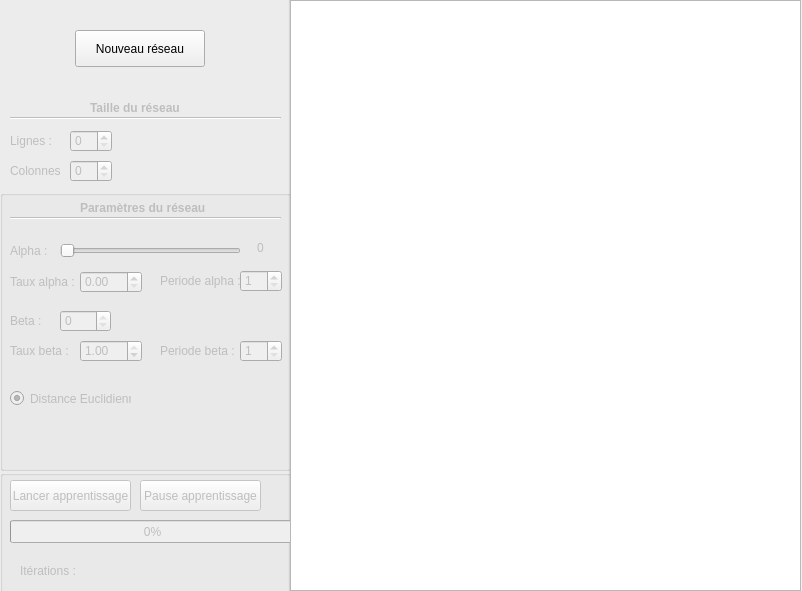
<?xml version="1.0" encoding="UTF-8"?>
<ui version="4.0">
 <class>Window</class>
 <widget class="QWidget" name="Window">
  <property name="geometry">
   <rect>
    <x>0</x>
    <y>0</y>
    <width>802</width>
    <height>591</height>
   </rect>
  </property>
  <property name="windowTitle">
   <string>Algorithme de SOM</string>
  </property>
  <widget class="QGroupBox" name="Interface">
   <property name="geometry">
    <rect>
     <x>-10</x>
     <y>-20</y>
     <width>300</width>
     <height>620</height>
    </rect>
   </property>
   <property name="title">
    <string>GroupBox</string>
   </property>
   <widget class="QPushButton" name="NouveauRes">
    <property name="geometry">
     <rect>
      <x>85</x>
      <y>50</y>
      <width>130</width>
      <height>37</height>
     </rect>
    </property>
    <property name="styleSheet">
     <string notr="true"/>
    </property>
    <property name="text">
     <string>Nouveau réseau</string>
    </property>
   </widget>
   <widget class="QGroupBox" name="ExecutionGrp">
    <property name="geometry">
     <rect>
      <x>10</x>
      <y>490</y>
      <width>291</width>
      <height>131</height>
     </rect>
    </property>
    <property name="title">
     <string/>
    </property>
    <widget class="QProgressBar" name="ProgressBar">
     <property name="enabled">
      <bool>false</bool>
     </property>
     <property name="geometry">
      <rect>
       <x>10</x>
       <y>50</y>
       <width>285</width>
       <height>23</height>
      </rect>
     </property>
     <property name="value">
      <number>0</number>
     </property>
     <property name="textVisible">
      <bool>true</bool>
     </property>
    </widget>
    <widget class="QPushButton" name="StartBtn">
     <property name="enabled">
      <bool>false</bool>
     </property>
     <property name="geometry">
      <rect>
       <x>10</x>
       <y>10</y>
       <width>121</width>
       <height>31</height>
      </rect>
     </property>
     <property name="text">
      <string>Lancer apprentissage</string>
     </property>
    </widget>
    <widget class="QPushButton" name="PauseBtn">
     <property name="enabled">
      <bool>false</bool>
     </property>
     <property name="geometry">
      <rect>
       <x>140</x>
       <y>10</y>
       <width>121</width>
       <height>31</height>
      </rect>
     </property>
     <property name="text">
      <string>Pause apprentissage</string>
     </property>
    </widget>
    <widget class="QLabel" name="NbrIterations">
     <property name="enabled">
      <bool>false</bool>
     </property>
     <property name="geometry">
      <rect>
       <x>20</x>
       <y>90</y>
       <width>171</width>
       <height>21</height>
      </rect>
     </property>
     <property name="text">
      <string>Itérations : </string>
     </property>
    </widget>
   </widget>
   <widget class="QLabel" name="Titre1">
    <property name="enabled">
     <bool>false</bool>
    </property>
    <property name="geometry">
     <rect>
      <x>100</x>
      <y>120</y>
      <width>91</width>
      <height>16</height>
     </rect>
    </property>
    <property name="font">
     <font>
      <weight>75</weight>
      <bold>true</bold>
     </font>
    </property>
    <property name="text">
     <string>Taille du réseau</string>
    </property>
    <property name="textFormat">
     <enum>Qt::AutoText</enum>
    </property>
    <property name="wordWrap">
     <bool>false</bool>
    </property>
   </widget>
   <widget class="QLabel" name="Lignes">
    <property name="enabled">
     <bool>false</bool>
    </property>
    <property name="geometry">
     <rect>
      <x>20</x>
      <y>150</y>
      <width>51</width>
      <height>21</height>
     </rect>
    </property>
    <property name="text">
     <string>Lignes :</string>
    </property>
   </widget>
   <widget class="QLabel" name="Colonnes">
    <property name="enabled">
     <bool>false</bool>
    </property>
    <property name="geometry">
     <rect>
      <x>20</x>
      <y>180</y>
      <width>51</width>
      <height>21</height>
     </rect>
    </property>
    <property name="text">
     <string>Colonnes :</string>
    </property>
   </widget>
   <widget class="Line" name="Line1">
    <property name="enabled">
     <bool>false</bool>
    </property>
    <property name="geometry">
     <rect>
      <x>20</x>
      <y>130</y>
      <width>271</width>
      <height>16</height>
     </rect>
    </property>
    <property name="orientation">
     <enum>Qt::Horizontal</enum>
    </property>
   </widget>
   <widget class="QSpinBox" name="ColValue">
    <property name="enabled">
     <bool>false</bool>
    </property>
    <property name="geometry">
     <rect>
      <x>80</x>
      <y>180</y>
      <width>42</width>
      <height>22</height>
     </rect>
    </property>
   </widget>
   <widget class="QLabel" name="ErreurLignes">
    <property name="enabled">
     <bool>true</bool>
    </property>
    <property name="geometry">
     <rect>
      <x>140</x>
      <y>150</y>
      <width>151</width>
      <height>21</height>
     </rect>
    </property>
    <property name="styleSheet">
     <string notr="true"/>
    </property>
    <property name="text">
     <string/>
    </property>
   </widget>
   <widget class="QSpinBox" name="LigneValue">
    <property name="enabled">
     <bool>false</bool>
    </property>
    <property name="geometry">
     <rect>
      <x>80</x>
      <y>150</y>
      <width>42</width>
      <height>22</height>
     </rect>
    </property>
    <property name="value">
     <number>0</number>
    </property>
   </widget>
   <widget class="QLabel" name="ErreurColonnes">
    <property name="enabled">
     <bool>true</bool>
    </property>
    <property name="geometry">
     <rect>
      <x>140</x>
      <y>180</y>
      <width>151</width>
      <height>21</height>
     </rect>
    </property>
    <property name="styleSheet">
     <string notr="true"/>
    </property>
    <property name="text">
     <string/>
    </property>
   </widget>
   <widget class="QLabel" name="ErreurBeta">
    <property name="enabled">
     <bool>true</bool>
    </property>
    <property name="geometry">
     <rect>
      <x>130</x>
      <y>300</y>
      <width>151</width>
      <height>21</height>
     </rect>
    </property>
    <property name="styleSheet">
     <string notr="true"/>
    </property>
    <property name="text">
     <string/>
    </property>
   </widget>
   <widget class="QGroupBox" name="Parametres">
    <property name="geometry">
     <rect>
      <x>10</x>
      <y>210</y>
      <width>291</width>
      <height>281</height>
     </rect>
    </property>
    <property name="title">
     <string/>
    </property>
    <widget class="QLabel" name="Titre2">
     <property name="enabled">
      <bool>false</bool>
     </property>
     <property name="geometry">
      <rect>
       <x>80</x>
       <y>10</y>
       <width>131</width>
       <height>16</height>
      </rect>
     </property>
     <property name="font">
      <font>
       <weight>75</weight>
       <bold>true</bold>
      </font>
     </property>
     <property name="text">
      <string>Paramètres du réseau</string>
     </property>
    </widget>
    <widget class="QSlider" name="AlphaSlider">
     <property name="enabled">
      <bool>false</bool>
     </property>
     <property name="geometry">
      <rect>
       <x>60</x>
       <y>50</y>
       <width>181</width>
       <height>22</height>
      </rect>
     </property>
     <property name="maximum">
      <number>1000</number>
     </property>
     <property name="sliderPosition">
      <number>0</number>
     </property>
     <property name="orientation">
      <enum>Qt::Horizontal</enum>
     </property>
    </widget>
    <widget class="QRadioButton" name="Distance1">
     <property name="enabled">
      <bool>false</bool>
     </property>
     <property name="geometry">
      <rect>
       <x>10</x>
       <y>200</y>
       <width>121</width>
       <height>17</height>
      </rect>
     </property>
     <property name="tabletTracking">
      <bool>false</bool>
     </property>
     <property name="text">
      <string>Distance Euclidienne</string>
     </property>
     <property name="checkable">
      <bool>true</bool>
     </property>
     <property name="checked">
      <bool>true</bool>
     </property>
    </widget>
    <widget class="QSpinBox" name="BetaValue">
     <property name="enabled">
      <bool>false</bool>
     </property>
     <property name="geometry">
      <rect>
       <x>60</x>
       <y>120</y>
       <width>51</width>
       <height>22</height>
      </rect>
     </property>
     <property name="maximum">
      <number>0</number>
     </property>
    </widget>
    <widget class="Line" name="Line2">
     <property name="enabled">
      <bool>false</bool>
     </property>
     <property name="geometry">
      <rect>
       <x>10</x>
       <y>20</y>
       <width>271</width>
       <height>16</height>
      </rect>
     </property>
     <property name="orientation">
      <enum>Qt::Horizontal</enum>
     </property>
    </widget>
    <widget class="QLabel" name="AlphaValue">
     <property name="enabled">
      <bool>false</bool>
     </property>
     <property name="geometry">
      <rect>
       <x>230</x>
       <y>50</y>
       <width>61</width>
       <height>16</height>
      </rect>
     </property>
     <property name="text">
      <string>0</string>
     </property>
     <property name="alignment">
      <set>Qt::AlignCenter</set>
     </property>
    </widget>
    <widget class="QLabel" name="Alpha">
     <property name="enabled">
      <bool>false</bool>
     </property>
     <property name="geometry">
      <rect>
       <x>10</x>
       <y>50</y>
       <width>47</width>
       <height>21</height>
      </rect>
     </property>
     <property name="text">
      <string>Alpha :</string>
     </property>
    </widget>
    <widget class="QLabel" name="Beta">
     <property name="enabled">
      <bool>false</bool>
     </property>
     <property name="geometry">
      <rect>
       <x>10</x>
       <y>120</y>
       <width>47</width>
       <height>21</height>
      </rect>
     </property>
     <property name="text">
      <string>Beta :</string>
     </property>
    </widget>
    <widget class="QLabel" name="TauxAlpha">
     <property name="enabled">
      <bool>false</bool>
     </property>
     <property name="geometry">
      <rect>
       <x>10</x>
       <y>81</y>
       <width>71</width>
       <height>21</height>
      </rect>
     </property>
     <property name="text">
      <string>Taux alpha :</string>
     </property>
    </widget>
    <widget class="QLabel" name="PeriodeAlpha">
     <property name="enabled">
      <bool>false</bool>
     </property>
     <property name="geometry">
      <rect>
       <x>160</x>
       <y>80</y>
       <width>81</width>
       <height>21</height>
      </rect>
     </property>
     <property name="text">
      <string>Periode alpha :</string>
     </property>
    </widget>
    <widget class="QDoubleSpinBox" name="TauxAlphaValue">
     <property name="enabled">
      <bool>false</bool>
     </property>
     <property name="geometry">
      <rect>
       <x>80</x>
       <y>81</y>
       <width>62</width>
       <height>22</height>
      </rect>
     </property>
     <property name="maximum">
      <double>1.000000000000000</double>
     </property>
     <property name="singleStep">
      <double>0.010000000000000</double>
     </property>
    </widget>
    <widget class="QSpinBox" name="PeriodeAlphaValue">
     <property name="enabled">
      <bool>false</bool>
     </property>
     <property name="geometry">
      <rect>
       <x>240</x>
       <y>80</y>
       <width>42</width>
       <height>22</height>
      </rect>
     </property>
     <property name="minimum">
      <number>1</number>
     </property>
     <property name="maximum">
      <number>5</number>
     </property>
    </widget>
    <widget class="QLabel" name="TauxBeta">
     <property name="enabled">
      <bool>false</bool>
     </property>
     <property name="geometry">
      <rect>
       <x>10</x>
       <y>150</y>
       <width>71</width>
       <height>21</height>
      </rect>
     </property>
     <property name="text">
      <string>Taux beta :</string>
     </property>
    </widget>
    <widget class="QDoubleSpinBox" name="TauxBetaValue">
     <property name="enabled">
      <bool>false</bool>
     </property>
     <property name="geometry">
      <rect>
       <x>80</x>
       <y>150</y>
       <width>62</width>
       <height>22</height>
      </rect>
     </property>
     <property name="maximum">
      <double>1.000000000000000</double>
     </property>
     <property name="singleStep">
      <double>0.010000000000000</double>
     </property>
     <property name="value">
      <double>1.000000000000000</double>
     </property>
    </widget>
    <widget class="QSpinBox" name="PeriodeBetaValue">
     <property name="enabled">
      <bool>false</bool>
     </property>
     <property name="geometry">
      <rect>
       <x>240</x>
       <y>150</y>
       <width>42</width>
       <height>22</height>
      </rect>
     </property>
     <property name="minimum">
      <number>1</number>
     </property>
     <property name="maximum">
      <number>5</number>
     </property>
    </widget>
    <widget class="QLabel" name="PeriodeBeta">
     <property name="enabled">
      <bool>false</bool>
     </property>
     <property name="geometry">
      <rect>
       <x>160</x>
       <y>150</y>
       <width>81</width>
       <height>21</height>
      </rect>
     </property>
     <property name="text">
      <string>Periode beta :</string>
     </property>
    </widget>
   </widget>
  </widget>
  <widget class="QGraphicsView" name="graphicsView">
   <property name="geometry">
    <rect>
     <x>290</x>
     <y>0</y>
     <width>511</width>
     <height>591</height>
    </rect>
   </property>
  </widget>
 </widget>
 <layoutdefault spacing="6" margin="11"/>
 <resources>
  <include location="Final.qrc"/>
 </resources>
 <connections>
  <connection>
   <sender>LigneValue</sender>
   <signal>valueChanged(int)</signal>
   <receiver>Window</receiver>
   <slot>setRows()</slot>
   <hints>
    <hint type="sourcelabel">
     <x>80</x>
     <y>140</y>
    </hint>
    <hint type="destinationlabel">
     <x>400</x>
     <y>295</y>
    </hint>
   </hints>
  </connection>
  <connection>
   <sender>ColValue</sender>
   <signal>valueChanged(int)</signal>
   <receiver>Window</receiver>
   <slot>setColumns()</slot>
   <hints>
    <hint type="sourcelabel">
     <x>240</x>
     <y>140</y>
    </hint>
    <hint type="destinationlabel">
     <x>400</x>
     <y>295</y>
    </hint>
   </hints>
  </connection>
  <connection>
   <sender>BetaValue</sender>
   <signal>valueChanged(int)</signal>
   <receiver>Window</receiver>
   <slot>setBeta()</slot>
   <hints>
    <hint type="sourcelabel">
     <x>85</x>
     <y>270</y>
    </hint>
    <hint type="destinationlabel">
     <x>400</x>
     <y>295</y>
    </hint>
   </hints>
  </connection>
  <connection>
   <sender>Distance1</sender>
   <signal>clicked(bool)</signal>
   <receiver>Window</receiver>
   <slot>setEuclidian()</slot>
   <hints>
    <hint type="sourcelabel">
     <x>70</x>
     <y>308</y>
    </hint>
    <hint type="destinationlabel">
     <x>400</x>
     <y>295</y>
    </hint>
   </hints>
  </connection>
  <connection>
   <sender>StartBtn</sender>
   <signal>clicked()</signal>
   <receiver>Window</receiver>
   <slot>start()</slot>
   <hints>
    <hint type="sourcelabel">
     <x>70</x>
     <y>525</y>
    </hint>
    <hint type="destinationlabel">
     <x>400</x>
     <y>295</y>
    </hint>
   </hints>
  </connection>
  <connection>
   <sender>PauseBtn</sender>
   <signal>clicked()</signal>
   <receiver>Window</receiver>
   <slot>pause()</slot>
   <hints>
    <hint type="sourcelabel">
     <x>200</x>
     <y>525</y>
    </hint>
    <hint type="destinationlabel">
     <x>400</x>
     <y>295</y>
    </hint>
   </hints>
  </connection>
  <connection>
   <sender>NouveauRes</sender>
   <signal>clicked(bool)</signal>
   <receiver>Titre1</receiver>
   <slot>setDisabled(bool)</slot>
   <hints>
    <hint type="sourcelabel">
     <x>139</x>
     <y>48</y>
    </hint>
    <hint type="destinationlabel">
     <x>135</x>
     <y>117</y>
    </hint>
   </hints>
  </connection>
  <connection>
   <sender>NouveauRes</sender>
   <signal>clicked(bool)</signal>
   <receiver>Line1</receiver>
   <slot>setDisabled(bool)</slot>
   <hints>
    <hint type="sourcelabel">
     <x>139</x>
     <y>48</y>
    </hint>
    <hint type="destinationlabel">
     <x>145</x>
     <y>127</y>
    </hint>
   </hints>
  </connection>
  <connection>
   <sender>NouveauRes</sender>
   <signal>clicked(bool)</signal>
   <receiver>Lignes</receiver>
   <slot>setDisabled(bool)</slot>
   <hints>
    <hint type="sourcelabel">
     <x>139</x>
     <y>48</y>
    </hint>
    <hint type="destinationlabel">
     <x>35</x>
     <y>150</y>
    </hint>
   </hints>
  </connection>
  <connection>
   <sender>NouveauRes</sender>
   <signal>clicked(bool)</signal>
   <receiver>LigneValue</receiver>
   <slot>setDisabled(bool)</slot>
   <hints>
    <hint type="sourcelabel">
     <x>139</x>
     <y>48</y>
    </hint>
    <hint type="destinationlabel">
     <x>90</x>
     <y>150</y>
    </hint>
   </hints>
  </connection>
  <connection>
   <sender>NouveauRes</sender>
   <signal>clicked(bool)</signal>
   <receiver>Colonnes</receiver>
   <slot>setDisabled(bool)</slot>
   <hints>
    <hint type="sourcelabel">
     <x>139</x>
     <y>48</y>
    </hint>
    <hint type="destinationlabel">
     <x>35</x>
     <y>180</y>
    </hint>
   </hints>
  </connection>
  <connection>
   <sender>NouveauRes</sender>
   <signal>clicked(bool)</signal>
   <receiver>ColValue</receiver>
   <slot>setDisabled(bool)</slot>
   <hints>
    <hint type="sourcelabel">
     <x>139</x>
     <y>48</y>
    </hint>
    <hint type="destinationlabel">
     <x>90</x>
     <y>180</y>
    </hint>
   </hints>
  </connection>
  <connection>
   <sender>NouveauRes</sender>
   <signal>clicked(bool)</signal>
   <receiver>Titre2</receiver>
   <slot>setDisabled(bool)</slot>
   <hints>
    <hint type="sourcelabel">
     <x>139</x>
     <y>48</y>
    </hint>
    <hint type="destinationlabel">
     <x>145</x>
     <y>207</y>
    </hint>
   </hints>
  </connection>
  <connection>
   <sender>NouveauRes</sender>
   <signal>clicked(bool)</signal>
   <receiver>Alpha</receiver>
   <slot>setDisabled(bool)</slot>
   <hints>
    <hint type="sourcelabel">
     <x>139</x>
     <y>48</y>
    </hint>
    <hint type="destinationlabel">
     <x>33</x>
     <y>250</y>
    </hint>
   </hints>
  </connection>
  <connection>
   <sender>NouveauRes</sender>
   <signal>clicked(bool)</signal>
   <receiver>Beta</receiver>
   <slot>setDisabled(bool)</slot>
   <hints>
    <hint type="sourcelabel">
     <x>139</x>
     <y>48</y>
    </hint>
    <hint type="destinationlabel">
     <x>33</x>
     <y>290</y>
    </hint>
   </hints>
  </connection>
  <connection>
   <sender>NouveauRes</sender>
   <signal>clicked(bool)</signal>
   <receiver>BetaValue</receiver>
   <slot>setDisabled(bool)</slot>
   <hints>
    <hint type="sourcelabel">
     <x>139</x>
     <y>48</y>
    </hint>
    <hint type="destinationlabel">
     <x>85</x>
     <y>290</y>
    </hint>
   </hints>
  </connection>
  <connection>
   <sender>NouveauRes</sender>
   <signal>clicked(bool)</signal>
   <receiver>Distance1</receiver>
   <slot>setDisabled(bool)</slot>
   <hints>
    <hint type="sourcelabel">
     <x>139</x>
     <y>48</y>
    </hint>
    <hint type="destinationlabel">
     <x>70</x>
     <y>328</y>
    </hint>
   </hints>
  </connection>
  <connection>
   <sender>NouveauRes</sender>
   <signal>clicked(bool)</signal>
   <receiver>StartBtn</receiver>
   <slot>setDisabled(bool)</slot>
   <hints>
    <hint type="sourcelabel">
     <x>139</x>
     <y>48</y>
    </hint>
    <hint type="destinationlabel">
     <x>70</x>
     <y>535</y>
    </hint>
   </hints>
  </connection>
  <connection>
   <sender>NouveauRes</sender>
   <signal>clicked(bool)</signal>
   <receiver>AlphaValue</receiver>
   <slot>setDisabled(bool)</slot>
   <hints>
    <hint type="sourcelabel">
     <x>139</x>
     <y>48</y>
    </hint>
    <hint type="destinationlabel">
     <x>260</x>
     <y>247</y>
    </hint>
   </hints>
  </connection>
  <connection>
   <sender>AlphaSlider</sender>
   <signal>sliderMoved(int)</signal>
   <receiver>Window</receiver>
   <slot>setAlphaValueText()</slot>
   <hints>
    <hint type="sourcelabel">
     <x>150</x>
     <y>250</y>
    </hint>
    <hint type="destinationlabel">
     <x>400</x>
     <y>295</y>
    </hint>
   </hints>
  </connection>
  <connection>
   <sender>NouveauRes</sender>
   <signal>clicked(bool)</signal>
   <receiver>TauxAlpha</receiver>
   <slot>setDisabled(bool)</slot>
   <hints>
    <hint type="sourcelabel">
     <x>139</x>
     <y>48</y>
    </hint>
    <hint type="destinationlabel">
     <x>45</x>
     <y>281</y>
    </hint>
   </hints>
  </connection>
  <connection>
   <sender>NouveauRes</sender>
   <signal>clicked(bool)</signal>
   <receiver>TauxAlphaValue</receiver>
   <slot>setDisabled(bool)</slot>
   <hints>
    <hint type="sourcelabel">
     <x>139</x>
     <y>48</y>
    </hint>
    <hint type="destinationlabel">
     <x>110</x>
     <y>281</y>
    </hint>
   </hints>
  </connection>
  <connection>
   <sender>NouveauRes</sender>
   <signal>clicked(bool)</signal>
   <receiver>PeriodeAlpha</receiver>
   <slot>setDisabled(bool)</slot>
   <hints>
    <hint type="sourcelabel">
     <x>139</x>
     <y>48</y>
    </hint>
    <hint type="destinationlabel">
     <x>200</x>
     <y>280</y>
    </hint>
   </hints>
  </connection>
  <connection>
   <sender>NouveauRes</sender>
   <signal>clicked(bool)</signal>
   <receiver>PeriodeAlphaValue</receiver>
   <slot>setDisabled(bool)</slot>
   <hints>
    <hint type="sourcelabel">
     <x>139</x>
     <y>48</y>
    </hint>
    <hint type="destinationlabel">
     <x>260</x>
     <y>280</y>
    </hint>
   </hints>
  </connection>
  <connection>
   <sender>NouveauRes</sender>
   <signal>clicked(bool)</signal>
   <receiver>TauxBeta</receiver>
   <slot>setDisabled(bool)</slot>
   <hints>
    <hint type="sourcelabel">
     <x>139</x>
     <y>48</y>
    </hint>
    <hint type="destinationlabel">
     <x>45</x>
     <y>350</y>
    </hint>
   </hints>
  </connection>
  <connection>
   <sender>NouveauRes</sender>
   <signal>clicked(bool)</signal>
   <receiver>TauxBetaValue</receiver>
   <slot>setDisabled(bool)</slot>
   <hints>
    <hint type="sourcelabel">
     <x>139</x>
     <y>48</y>
    </hint>
    <hint type="destinationlabel">
     <x>110</x>
     <y>350</y>
    </hint>
   </hints>
  </connection>
  <connection>
   <sender>NouveauRes</sender>
   <signal>clicked(bool)</signal>
   <receiver>PeriodeBeta</receiver>
   <slot>setDisabled(bool)</slot>
   <hints>
    <hint type="sourcelabel">
     <x>139</x>
     <y>48</y>
    </hint>
    <hint type="destinationlabel">
     <x>200</x>
     <y>350</y>
    </hint>
   </hints>
  </connection>
  <connection>
   <sender>NouveauRes</sender>
   <signal>clicked(bool)</signal>
   <receiver>PeriodeBetaValue</receiver>
   <slot>setDisabled(bool)</slot>
   <hints>
    <hint type="sourcelabel">
     <x>139</x>
     <y>48</y>
    </hint>
    <hint type="destinationlabel">
     <x>260</x>
     <y>350</y>
    </hint>
   </hints>
  </connection>
  <connection>
   <sender>TauxAlphaValue</sender>
   <signal>valueChanged(double)</signal>
   <receiver>Window</receiver>
   <slot>alphaRateConstraint()</slot>
   <hints>
    <hint type="sourcelabel">
     <x>110</x>
     <y>281</y>
    </hint>
    <hint type="destinationlabel">
     <x>400</x>
     <y>295</y>
    </hint>
   </hints>
  </connection>
  <connection>
   <sender>TauxBetaValue</sender>
   <signal>valueChanged(double)</signal>
   <receiver>Window</receiver>
   <slot>betaRateConstraint()</slot>
   <hints>
    <hint type="sourcelabel">
     <x>110</x>
     <y>350</y>
    </hint>
    <hint type="destinationlabel">
     <x>400</x>
     <y>295</y>
    </hint>
   </hints>
  </connection>
  <connection>
   <sender>NouveauRes</sender>
   <signal>clicked(bool)</signal>
   <receiver>AlphaSlider</receiver>
   <slot>setDisabled(bool)</slot>
   <hints>
    <hint type="sourcelabel">
     <x>139</x>
     <y>48</y>
    </hint>
    <hint type="destinationlabel">
     <x>150</x>
     <y>250</y>
    </hint>
   </hints>
  </connection>
 </connections>
 <slots>
  <slot>setRows()</slot>
  <slot>setColumns()</slot>
  <slot>setAlphaValueText()</slot>
  <slot>setBeta()</slot>
  <slot>setEuclidian()</slot>
  <slot>start()</slot>
  <slot>pause()</slot>
  <slot>alphaRateConstraint()</slot>
  <slot>betaRateConstraint()</slot>
 </slots>
</ui>
